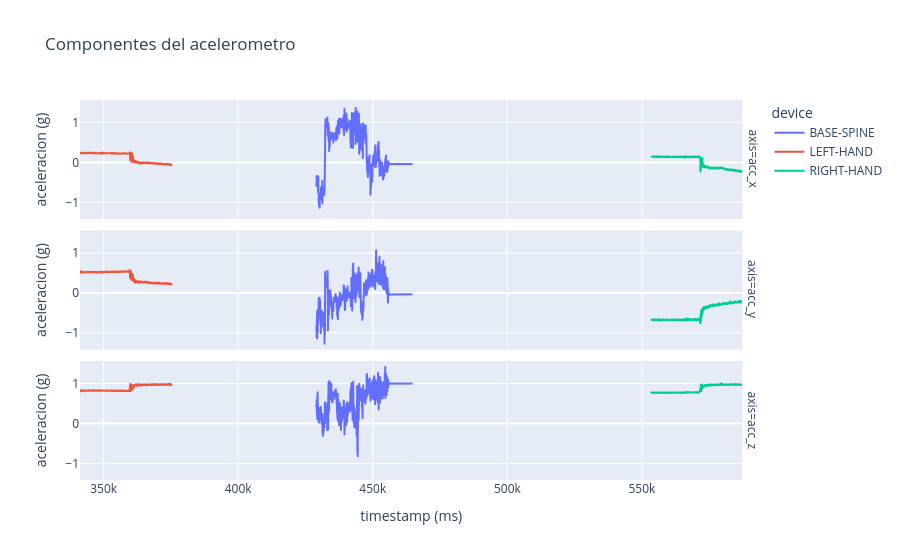

Notebook code for this chart:
### Code cell
# Componentes individuales del acelerometro
acc_long = imu_df.melt(
    id_vars=["device", "timestamp"],
    value_vars=["acc_x", "acc_y", "acc_z"],
    var_name="axis",
    value_name="acc"
)
fig_acc_axis = px.line(
    acc_long,
    x="timestamp",
    y="acc",
    color="device",
    facet_row="axis",
    title="Componentes del acelerometro",
    labels={"acc": "aceleracion (g)", "timestamp": "timestamp (ms)"},
)
fig_acc_axis.update_layout(showlegend=True)
fig_acc_axis

### Figure 1 — Plotly figure (JSON) as saved in the notebook; plotly's stock layout.template omitted (floating-point values rounded to 4 significant figures; data arrays with more than 128 entries replaced by an {"elided": "..."} marker saying what was removed)
{"data": [{"hovertemplate": "device=BASE-SPINE<br>axis=acc_x<br>timestamp (ms)=%{x}<br>aceleracion (g)=%{y}<extra></extra>", "legendgroup": "BASE-SPINE", "line": {"color": "#636efa", "dash": "solid"}, "marker": {"symbol": "circle"}, "mode": "lines", "name": "BASE-SPINE", "showlegend": true, "type": "scattergl", "x": {"elided": "1343 int values"}, "xaxis": "x3", "y": {"elided": "1343 float values"}, "yaxis": "y3"}, {"hovertemplate": "device=BASE-SPINE<br>axis=acc_y<br>timestamp (ms)=%{x}<br>aceleracion (g)=%{y}<extra></extra>", "legendgroup": "BASE-SPINE", "line": {"color": "#636efa", "dash": "solid"}, "marker": {"symbol": "circle"}, "mode": "lines", "name": "BASE-SPINE", "showlegend": false, "type": "scattergl", "x": {"elided": "1343 int values"}, "xaxis": "x2", "y": {"elided": "1343 float values"}, "yaxis": "y2"}, {"hovertemplate": "device=BASE-SPINE<br>axis=acc_z<br>timestamp (ms)=%{x}<br>aceleracion (g)=%{y}<extra></extra>", "legendgroup": "BASE-SPINE", "line": {"color": "#636efa", "dash": "solid"}, "marker": {"symbol": "circle"}, "mode": "lines", "name": "BASE-SPINE", "showlegend": false, "type": "scattergl", "x": {"elided": "1343 int values"}, "xaxis": "x", "y": {"elided": "1343 float values"}, "yaxis": "y"}, {"hovertemplate": "device=LEFT-HAND<br>axis=acc_x<br>timestamp (ms)=%{x}<br>aceleracion (g)=%{y}<extra></extra>", "legendgroup": "LEFT-HAND", "line": {"color": "#EF553B", "dash": "solid"}, "marker": {"symbol": "circle"}, "mode": "lines", "name": "LEFT-HAND", "showlegend": true, "type": "scattergl", "x": {"elided": "980 int values"}, "xaxis": "x3", "y": {"elided": "980 float values"}, "yaxis": "y3"}, {"hovertemplate": "device=LEFT-HAND<br>axis=acc_y<br>timestamp (ms)=%{x}<br>aceleracion (g)=%{y}<extra></extra>", "legendgroup": "LEFT-HAND", "line": {"color": "#EF553B", "dash": "solid"}, "marker": {"symbol": "circle"}, "mode": "lines", "name": "LEFT-HAND", "showlegend": false, "type": "scattergl", "x": {"elided": "980 int values"}, "xaxis": "x2", "y": {"elided": "980 float values"}, "yaxis": "y2"}, {"hovertemplate": "device=LEFT-HAND<br>axis=acc_z<br>timestamp (ms)=%{x}<br>aceleracion (g)=%{y}<extra></extra>", "legendgroup": "LEFT-HAND", "line": {"color": "#EF553B", "dash": "solid"}, "marker": {"symbol": "circle"}, "mode": "lines", "name": "LEFT-HAND", "showlegend": false, "type": "scattergl", "x": {"elided": "980 int values"}, "xaxis": "x", "y": {"elided": "980 float values"}, "yaxis": "y"}, {"hovertemplate": "device=RIGHT-HAND<br>axis=acc_x<br>timestamp (ms)=%{x}<br>aceleracion (g)=%{y}<extra></extra>", "legendgroup": "RIGHT-HAND", "line": {"color": "#00cc96", "dash": "solid"}, "marker": {"symbol": "circle"}, "mode": "lines", "name": "RIGHT-HAND", "showlegend": true, "type": "scattergl", "x": {"elided": "1282 int values"}, "xaxis": "x3", "y": {"elided": "1282 float values"}, "yaxis": "y3"}, {"hovertemplate": "device=RIGHT-HAND<br>axis=acc_y<br>timestamp (ms)=%{x}<br>aceleracion (g)=%{y}<extra></extra>", "legendgroup": "RIGHT-HAND", "line": {"color": "#00cc96", "dash": "solid"}, "marker": {"symbol": "circle"}, "mode": "lines", "name": "RIGHT-HAND", "showlegend": false, "type": "scattergl", "x": {"elided": "1282 int values"}, "xaxis": "x2", "y": {"elided": "1282 float values"}, "yaxis": "y2"}, {"hovertemplate": "device=RIGHT-HAND<br>axis=acc_z<br>timestamp (ms)=%{x}<br>aceleracion (g)=%{y}<extra></extra>", "legendgroup": "RIGHT-HAND", "line": {"color": "#00cc96", "dash": "solid"}, "marker": {"symbol": "circle"}, "mode": "lines", "name": "RIGHT-HAND", "showlegend": false, "type": "scattergl", "x": {"elided": "1282 int values"}, "xaxis": "x", "y": {"elided": "1282 float values"}, "yaxis": "y"}], "layout": {"annotations": [{"font": {}, "showarrow": false, "text": "axis=acc_z", "textangle": 90, "x": 0.98, "xanchor": "left", "xref": "paper", "y": 0.1567, "yanchor": "middle", "yref": "paper"}, {"font": {}, "showarrow": false, "text": "axis=acc_y", "textangle": 90, "x": 0.98, "xanchor": "left", "xref": "paper", "y": 0.5, "yanchor": "middle", "yref": "paper"}, {"font": {}, "showarrow": false, "text": "axis=acc_x", "textangle": 90, "x": 0.98, "xanchor": "left", "xref": "paper", "y": 0.8433, "yanchor": "middle", "yref": "paper"}], "legend": {"title": {"text": "device"}, "tracegroupgap": 0}, "showlegend": true, "title": {"text": "Componentes del acelerometro"}, "xaxis": {"anchor": "y", "domain": [0, 0.98], "title": {"text": "timestamp (ms)"}}, "xaxis2": {"anchor": "y2", "domain": [0, 0.98], "matches": "x", "showticklabels": false}, "xaxis3": {"anchor": "y3", "domain": [0, 0.98], "matches": "x", "showticklabels": false}, "yaxis": {"anchor": "x", "domain": [0, 0.3133], "title": {"text": "aceleracion (g)"}}, "yaxis2": {"anchor": "x2", "domain": [0.3433, 0.6567], "matches": "y", "title": {"text": "aceleracion (g)"}}, "yaxis3": {"anchor": "x3", "domain": [0.6867, 1.0], "matches": "y", "title": {"text": "aceleracion (g)"}}}}
